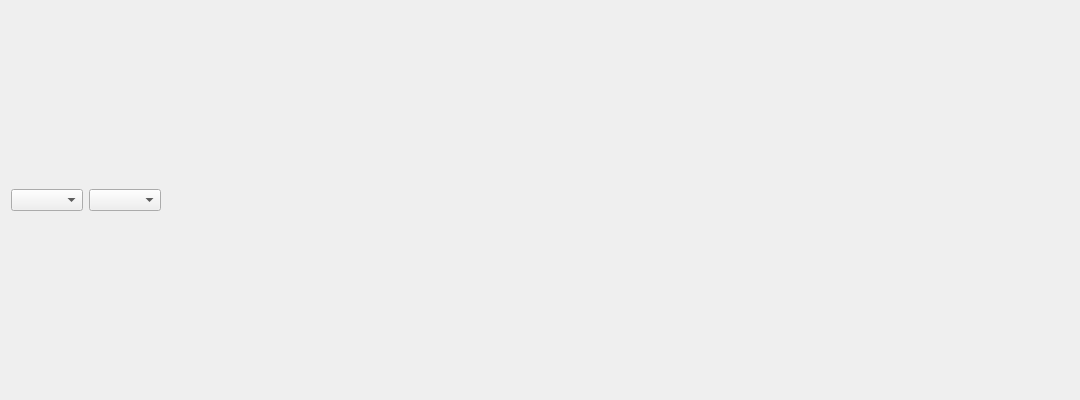
<?xml version="1.0" encoding="UTF-8"?>
<ui version="4.0">
 <class>GraphClass</class>
 <widget class="QWidget" name="GraphClass">
  <property name="geometry">
   <rect>
    <x>0</x>
    <y>0</y>
    <width>1080</width>
    <height>400</height>
   </rect>
  </property>
  <property name="minimumSize">
   <size>
    <width>1080</width>
    <height>0</height>
   </size>
  </property>
  <property name="windowTitle">
   <string>Graph</string>
  </property>
  <property name="windowIcon">
   <iconset>
    <normaloff>../../../logo.ico</normaloff>../../../logo.ico</iconset>
  </property>
  <layout class="QVBoxLayout" name="verticalLayout_2" stretch="0,1">
   <item>
    <layout class="QHBoxLayout" name="horizontalLayout">
     <item>
      <widget class="QComboBox" name="combo_PacketType"/>
     </item>
     <item>
      <widget class="QComboBox" name="combo_sensor"/>
     </item>
     <item>
      <spacer name="horizontalSpacer">
       <property name="orientation">
        <enum>Qt::Horizontal</enum>
       </property>
       <property name="sizeHint" stdset="0">
        <size>
         <width>40</width>
         <height>20</height>
        </size>
       </property>
      </spacer>
     </item>
    </layout>
   </item>
   <item>
    <layout class="QVBoxLayout" name="verticalLayout"/>
   </item>
  </layout>
 </widget>
 <layoutdefault spacing="6" margin="11"/>
 <resources/>
 <connections/>
</ui>
